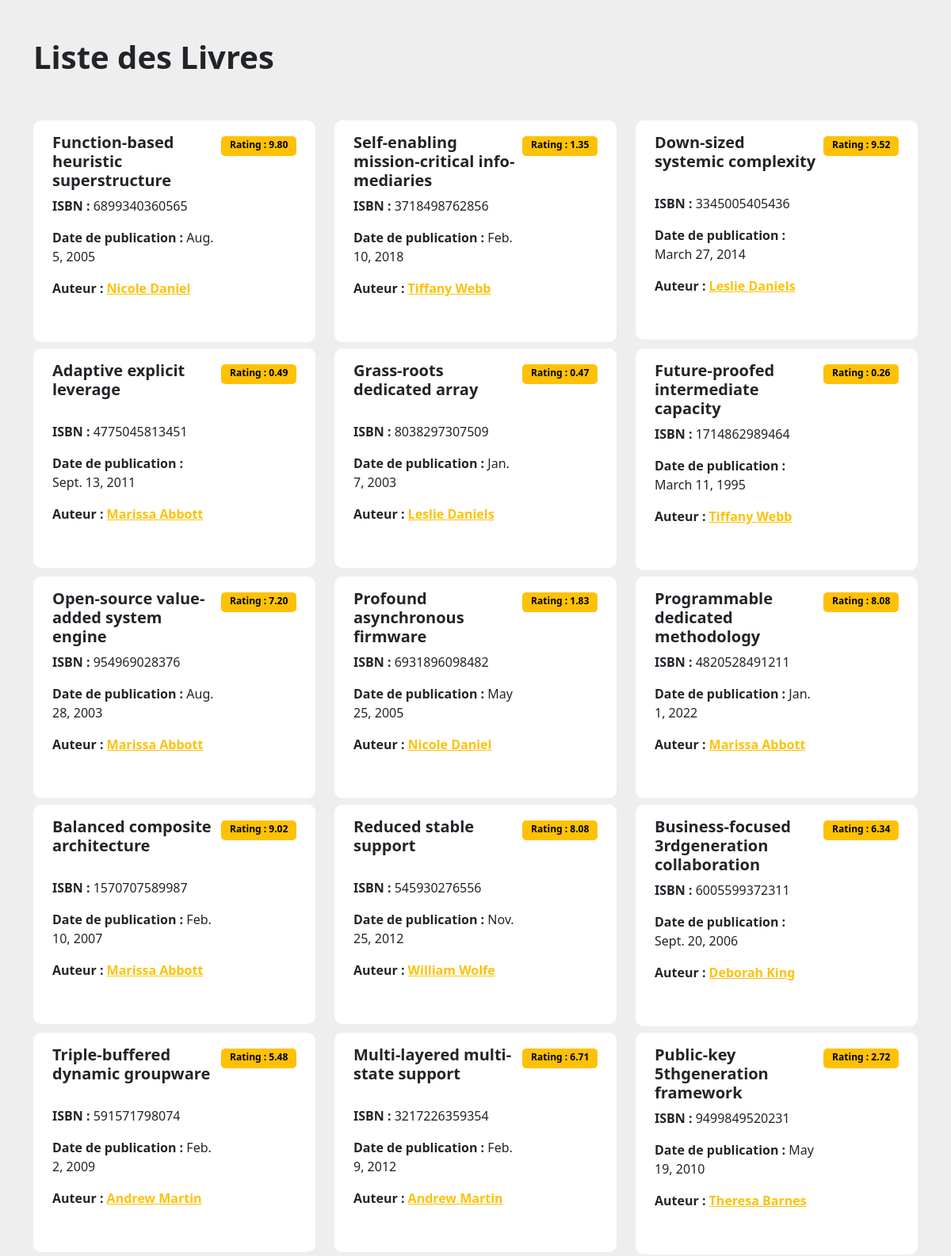
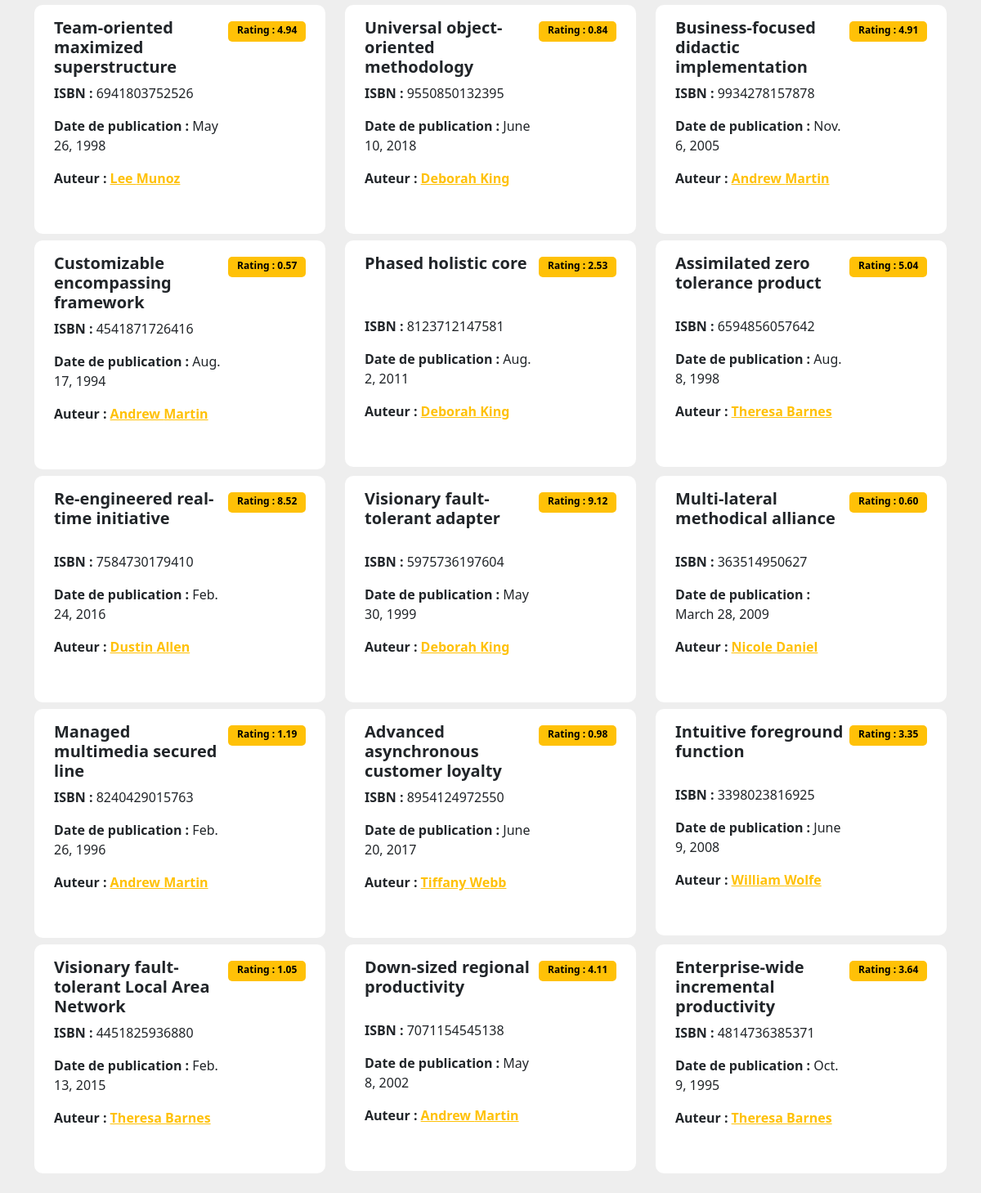
The page /books/ on the database its author committed (2 pictures, top to bottom).
### app/models.py (models this page shows, shortened)
class Book(models.Model):
    title = models.CharField(max_length=200)
    publication_date = models.DateField()
    author = models.ForeignKey(Author, on_delete=models.CASCADE)
    genre = models.CharField(max_length=50)     # Champ pour le genre du livre
    ISBN = models.CharField(max_length=20)       # Champ pour le numéro ISBN du livre
    rating = models.DecimalField(max_digits=3, decimal_places=2,null=True)  # Champ pour la notation du livre

class Author(models.Model):
    first_name = models.CharField(max_length=50)
    last_name = models.CharField(max_length=50)
    email = models.EmailField()
    birth_date = models.DateField()
    nationality = models.CharField(max_length=50)
    biography = models.TextField()  # Champ de texte pour la biographie de l'auteur
    website = models.URLField()      # Champ URL pour le site web de l'auteur
    active = models.BooleanField(default=0)   # Champ booléen pour indiquer si l'auteur est actif ou non

### app/views.py (the view)
# urls.py: path('books/', views.book_list, name='book_list'),
def book_list(request):
    books = Book.objects.all()
    return render(request, 'app/book_list.html', {'books': books})

### templates/app/book_list.html (shortened to what this page needs)
{% load static %}
<html>
    <head>
        <link href="https://cdn.jsdelivr.net/npm/bootstrap@5.0.0-beta1/dist/css/bootstrap.min.css" rel="stylesheet">
        <link rel="stylesheet" href="{% static 'css/style.css' %}">
    </head>
        <body>
            <div class="container mt-5 mb-3">
                <div class="row">
                    <div class="col-md-12 mb-5">
                        <h1><strong>Liste des Livres</strong></h1>
                    </div>
                </div>
                <div class="row">
                    {% for book in books %}
                    <div class="col-md-4">
                        <div class="card p-3 mb-2">
                            <div class="d-flex justify-content-between mb-4">
                                <div class="d-flex flex-row align-items-center">
                                    <div class="ms-2 c-details title">
                                        <h2 class="mb-2 h5"><strong>{{ book.title }}</strong></h2>
                                        <p><strong>ISBN : </strong> {{ book.ISBN }}</p>
                                        <p><strong>Date de publication : </strong> {{ book.publication_date }}</p>
                                        <p><strong>Auteur : </strong><a href="{% url 'author_detail' book.author.id %}"> {{ book.author.first_name }} {{ book.author.last_name }}</a></p>
                                    </div>
                                </div>
                                <div class="badge"><span>Rating : {{ book.rating }}</span></div>
                            </div>
                        </div>
                    </div>
                    {% endfor %}
                </div>
            </div>
        </body>
</html>

### static/css/style.css (style rules this page uses)
body { background-color: #eee }
.card { border: none; border-radius: 10px }
.badge span { background-color: #FFC107; width: 95px; height: 25px; padding-bottom: 3px; border-radius: 5px; display: flex; color: #000000; justify-content: center; align-items: center }
.title a { color: #FFC107; margin-bottom: 5px; font-weight: 700; }
h2.mb-2.h5 { min-height: 69px; }
.ms-2.c-details.title p { font-size: 16px; }

### rows shown on the page
Book: title "Function-based heuristic superstructure", ISBN "6899340360565", publication_date "Aug. 5, 2005", author.first_name "Nicole", author.last_name "Daniel", rating "9.80"
Book: title "Self-enabling mission-critical info-mediaries", ISBN "3718498762856", publication_date "Feb. 10, 2018", author.first_name "Tiffany", author.last_name "Webb", rating "1.35"
Book: title "Down-sized systemic complexity", ISBN "3345005405436", publication_date "March 27, 2014", author.first_name "Leslie", author.last_name "Daniels", rating "9.52"
Book: title "Adaptive explicit leverage", ISBN "4775045813451", publication_date "Sept. 13, 2011", author.first_name "Marissa", author.last_name "Abbott", rating "0.49"
Book: title "Grass-roots dedicated array", ISBN "8038297307509", publication_date "Jan. 7, 2003", author.first_name "Leslie", author.last_name "Daniels", rating "0.47"
Book: title "Future-proofed intermediate capacity", ISBN "1714862989464", publication_date "March 11, 1995", author.first_name "Tiffany", author.last_name "Webb", rating "0.26"
Book: title "Open-source value-added system engine", ISBN "954969028376", publication_date "Aug. 28, 2003", author.first_name "Marissa", author.last_name "Abbott", rating "7.20"
Book: title "Profound asynchronous firmware", ISBN "6931896098482", publication_date "May 25, 2005", author.first_name "Nicole", author.last_name "Daniel", rating "1.83"
Book: title "Programmable dedicated methodology", ISBN "4820528491211", publication_date "Jan. 1, 2022", author.first_name "Marissa", author.last_name "Abbott", rating "8.08"
Book: title "Balanced composite architecture", ISBN "1570707589987", publication_date "Feb. 10, 2007", author.first_name "Marissa", author.last_name "Abbott", rating "9.02"
Book: title "Reduced stable support", ISBN "545930276556", publication_date "Nov. 25, 2012", author.first_name "William", author.last_name "Wolfe", rating "8.08"
Book: title "Business-focused 3rdgeneration collaboration", ISBN "6005599372311", publication_date "Sept. 20, 2006", author.first_name "Deborah", author.last_name "King", rating "6.34"
Book: title "Triple-buffered dynamic groupware", ISBN "591571798074", publication_date "Feb. 2, 2009", author.first_name "Andrew", author.last_name "Martin", rating "5.48"
Book: title "Multi-layered multi-state support", ISBN "3217226359354", publication_date "Feb. 9, 2012", author.first_name "Andrew", author.last_name "Martin", rating "6.71"
Book: title "Public-key 5thgeneration framework", ISBN "9499849520231", publication_date "May 19, 2010", author.first_name "Theresa", author.last_name "Barnes", rating "2.72"
Book: title "Team-oriented maximized superstructure", ISBN "6941803752526", publication_date "May 26, 1998", author.first_name "Lee", author.last_name "Munoz", rating "4.94"
Book: title "Universal object-oriented methodology", ISBN "9550850132395", publication_date "June 10, 2018", author.first_name "Deborah", author.last_name "King", rating "0.84"
Book: title "Business-focused didactic implementation", ISBN "9934278157878", publication_date "Nov. 6, 2005", author.first_name "Andrew", author.last_name "Martin", rating "4.91"
Book: title "Customizable encompassing framework", ISBN "4541871726416", publication_date "Aug. 17, 1994", author.first_name "Andrew", author.last_name "Martin", rating "0.57"
Book: title "Phased holistic core", ISBN "8123712147581", publication_date "Aug. 2, 2011", author.first_name "Deborah", author.last_name "King", rating "2.53"
Book: title "Assimilated zero tolerance product", ISBN "6594856057642", publication_date "Aug. 8, 1998", author.first_name "Theresa", author.last_name "Barnes", rating "5.04"
Book: title "Re-engineered real-time initiative", ISBN "7584730179410", publication_date "Feb. 24, 2016", author.first_name "Dustin", author.last_name "Allen", rating "8.52"
Book: title "Visionary fault-tolerant adapter", ISBN "5975736197604", publication_date "May 30, 1999", author.first_name "Deborah", author.last_name "King", rating "9.12"
Book: title "Multi-lateral methodical alliance", ISBN "363514950627", publication_date "March 28, 2009", author.first_name "Nicole", author.last_name "Daniel", rating "0.60"
Book: title "Managed multimedia secured line", ISBN "8240429015763", publication_date "Feb. 26, 1996", author.first_name "Andrew", author.last_name "Martin", rating "1.19"
Book: title "Advanced asynchronous customer loyalty", ISBN "8954124972550", publication_date "June 20, 2017", author.first_name "Tiffany", author.last_name "Webb", rating "0.98"
Book: title "Intuitive foreground function", ISBN "3398023816925", publication_date "June 9, 2008", author.first_name "William", author.last_name "Wolfe", rating "3.35"
Book: title "Visionary fault-tolerant Local Area Network", ISBN "4451825936880", publication_date "Feb. 13, 2015", author.first_name "Theresa", author.last_name "Barnes", rating "1.05"
Book: title "Down-sized regional productivity", ISBN "7071154545138", publication_date "May 8, 2002", author.first_name "Andrew", author.last_name "Martin", rating "4.11"
Book: title "Enterprise-wide incremental productivity", ISBN "4814736385371", publication_date "Oct. 9, 1995", author.first_name "Theresa", author.last_name "Barnes", rating "3.64"
